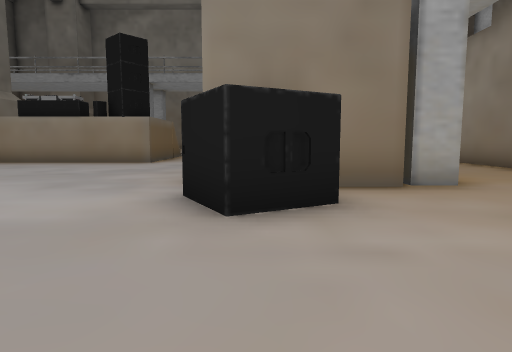
View 1 (above)

24 first-person views from a walk through a Unity game level. The camera is 0.68 m above the floor, tilts 6° down and sees 75° across. The floor is counted in squares, 1 m on a side. Each view is taken from the middle of a square. On the plan, view 1 faces up. The plan holds only what a view shows up to about 10 squares ahead; the rest is blank. The place goes on beyond the plan.

View 2
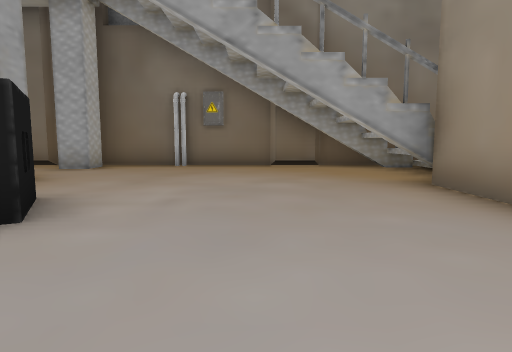

View 3
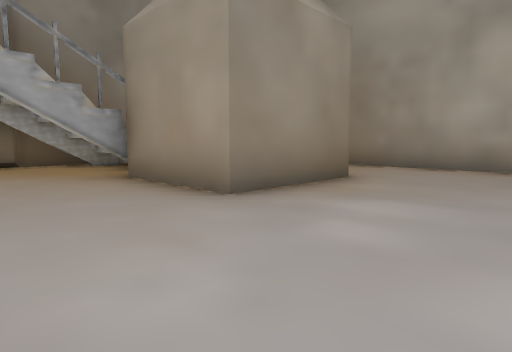

View 4
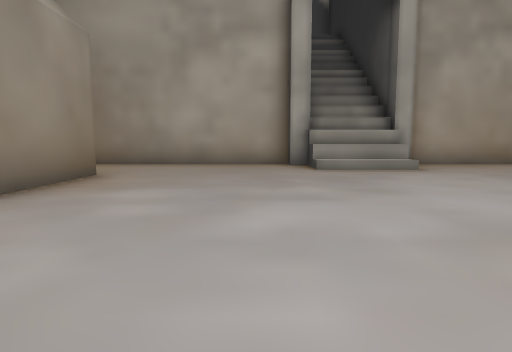

View 5
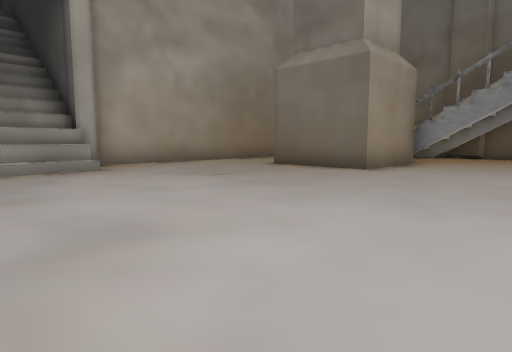

View 6
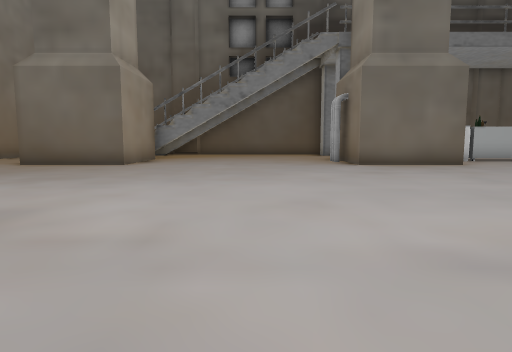

View 7
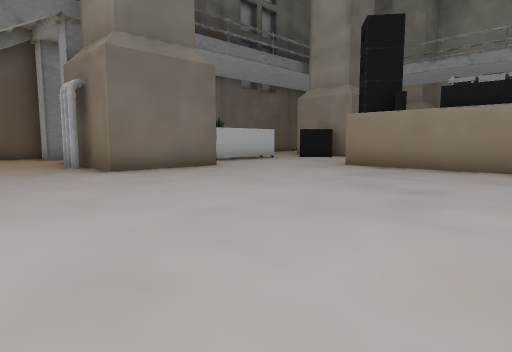

View 8
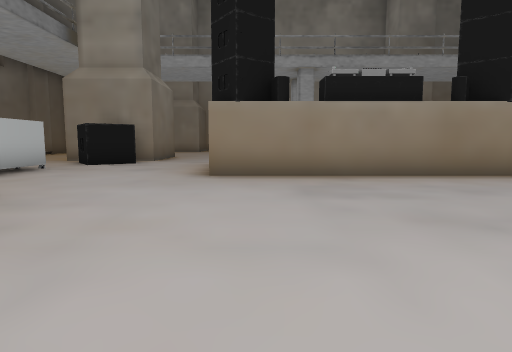

View 9
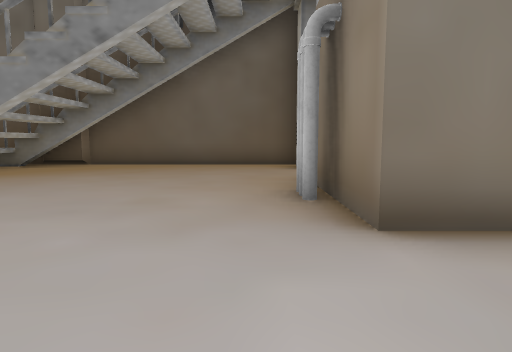

View 10
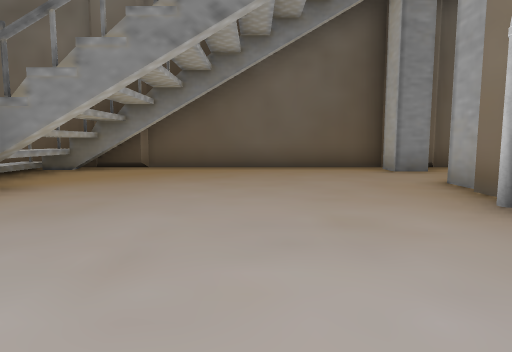

View 11
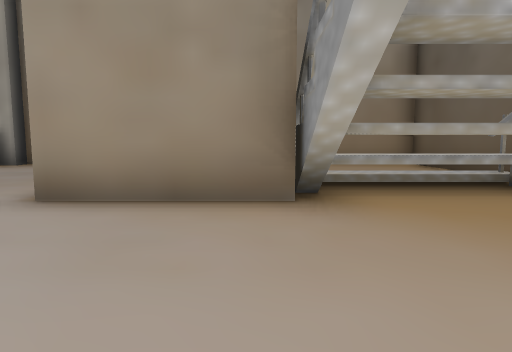

View 12
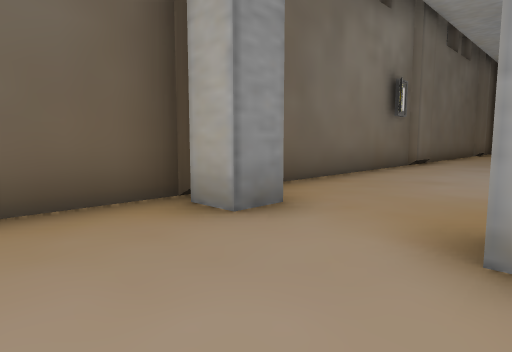

View 13
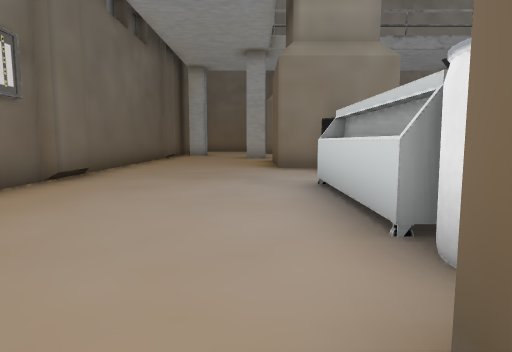

View 14
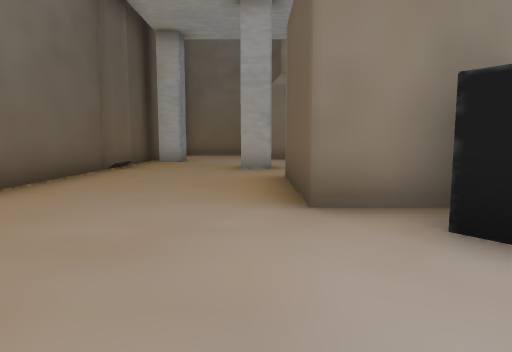

View 15
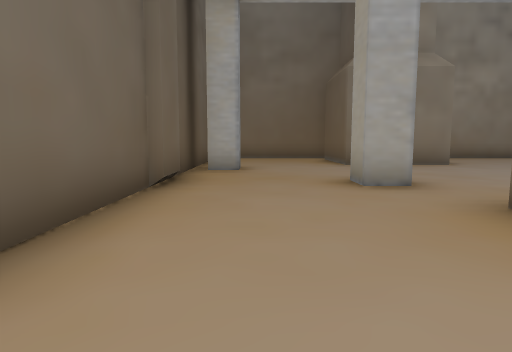

View 16
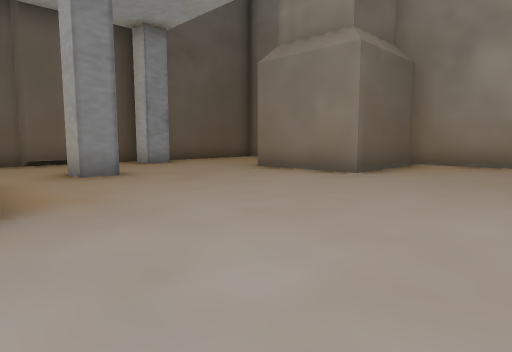

View 17
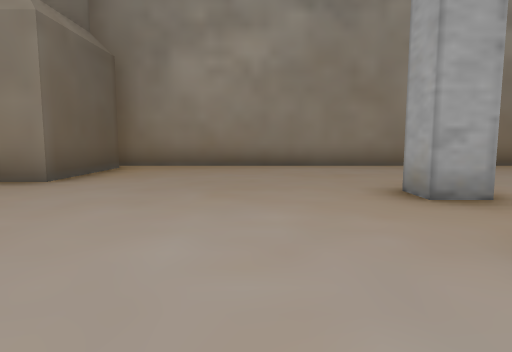

View 18
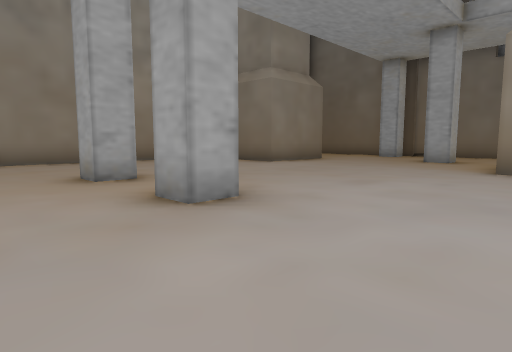

View 19
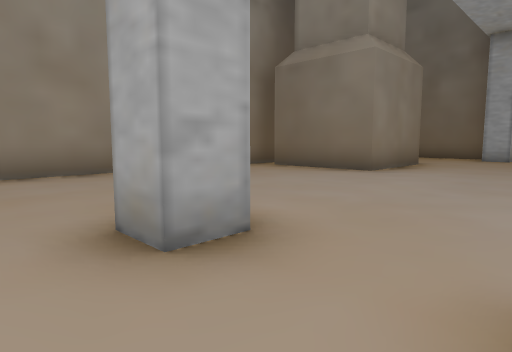

View 20
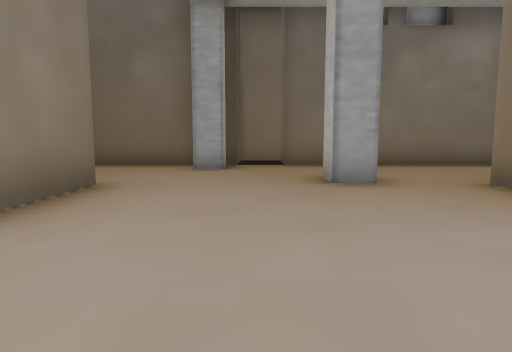

View 21
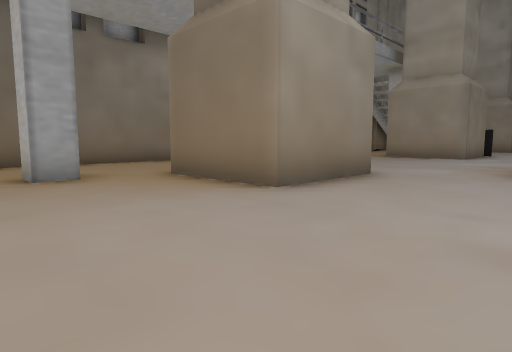

View 22
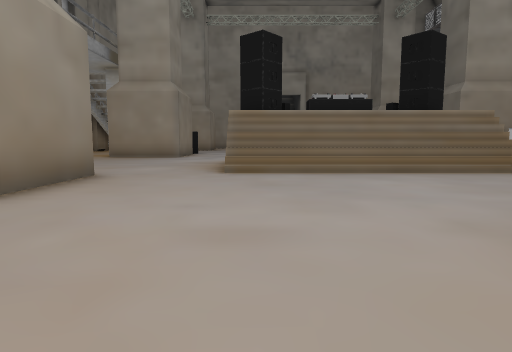

View 23
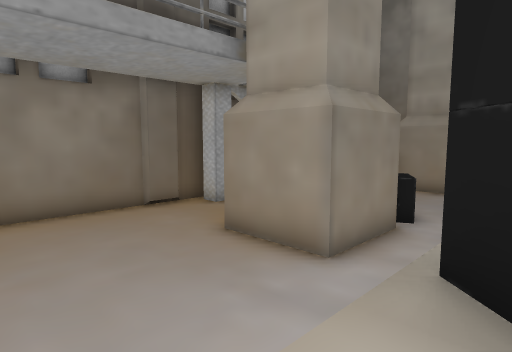

View 24
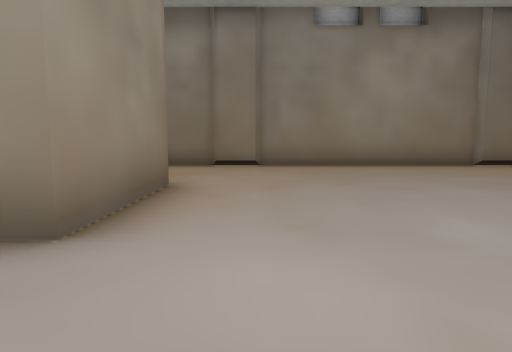

### Floor plan
Points are (right, up) in squares from view 1. A wall is a line through its corners. A room is listed if a view was taken in it or the views show most of it. See-through windows are left out.
Room 1 (views 1, 2, 3, 4, 5, 6, 7, 8, 9, 10, 11, 12, 13, 14, 15, 16, 17, 18, 19, 20, 21, 22, 23, 24)
walls: (-12.5, 8) (-12.5, 4.9) (-15.5, 4.9); (-0.8, 4.9) (-0.8, 7.9) (2.2, 7.9); (-14.8, 15.4) (-15.4, 15.4) (-15.4, 18.4); (-15.6, 5.1) (-16.4, 5.1); (2.2, 4.9) (1.1, 4.9); (2.2, 15.4) (-0.8, 15.4) (-0.8, 18.3) (2.2, 18.3); (3.1, 5.1) (2.4, 5.1); (-18.4, 5.9) (-18.4, 5.1) (-19.2, 5.1); (-6.2, 22.8) (-7, 22.8) (-7, 23.6); (-19.6, 12.6) (-19.6, 6.5); (-19.4, 13.8) (-19.4, 12.6); (6.3, 7.9) (6.3, 13.9); (-19.6, 5.2) (-19.6, -0.8); (-15.5, -0.6) (-15.5, -2.4); (6.2, 6.6) (6.2, 7.9); (6.2, 14) (6.2, 15.1); (5.9, 5.1) (5.1, 5.1) (5.1, 5.9); (6.3, 15.1) (6.3, 21.2); (-15.5, -1.8) (-12.5, -1.8) (-12.5, -4.8); (-17, -1.8) (-16, -1.8); (-18.9, -0.6) (-18.9, -3.1); (-19.6, 19.9) (-19.6, 14); (-0.8, -4.8) (-0.8, -1.8) (2.3, -1.8) (2.3, -0.6); (6.3, 0.5) (6.3, 6.6); (-5.4, -6.4) (-5.4, -7.3) (-4.9, -7.3); (-19.4, -0.9) (-19.4, -2); (-19.4, 21.1) (-19.4, 19.9); (-18.9, -1.8) (-17.9, -1.8); (4.9, -1.8) (5.6, -1.8); (-7.9, -7) (-5.4, -7); (6.2, -0.8) (6.2, 0.5); (2.2, 24.5) (-0.8, 24.5) (-0.8, 27.5); (6.2, 21.2) (6.2, 22.5); (-19.6, -2) (-19.6, -7.7) (-17.4, -7.7); (-18.4, 23.5) (-18.4, 22.8) (-19.1, 22.8); (-5, -7.7) (1, -7.7); (5.8, 22.8) (5.1, 22.8) (5.1, 23.6); (5.6, -3.1) (5.6, -0.6); (6.3, 22.5) (6.3, 26.6); (-11.5, -7.7) (-8.3, -7.7) (-8.3, -7.3) (-7.9, -7.3); (-4.9, 28.2) (-12.9, 28.2); (-12.5, 27.5) (-12.5, 24.5) (-15.4, 24.5) (-15.4, 25); (6.3, -3.5) (6.3, -0.8); (-0.9, 28.2) (-2.4, 28.2); (-19.6, 25) (-19.6, 21.5)
low walls: (-7.9, -5.9) (-5.5, -5.9); (-7.9, -6.4) (-5.4, -6.4); (4.4, -2.4) (5.6, -2.4); (-18.9, -2.4) (-16, -2.4)
ways out: gap at (6, -3)
objects: other object (-15, 9) to (-14, 12); other object (-14, 5); other object (-14, 14) to (-13, 15); other object (-9, 11); other object (-7, 11) to (-6, 11); other object (-5, 11); other object (-4, 11); other object (-4, 12); other object (-1, 3) to (1, 4); other object (6, 3)

Where each view was taken, in squares from view 1:
view 1: 0 up, 0 right, facing up
view 2: 1 up, 3 left, facing right
view 3: 1 up, 4 left, facing down-right
view 4: 2 up, 4 left, facing down
view 5: 2 up, 5 left, facing down-left
view 6: 2 up, 3 left, facing left
view 7: 2 up, 5 left, facing up-left
view 8: 4 up, 9 left, facing up
view 9: 4 up, 10 left, facing left
view 10: 2 up, 11 left, facing left
view 11: 2 up, 15 left, facing down
view 12: 3 up, 16 left, facing up-left
view 13: 7 up, 16 left, facing up
view 14: 12 up, 16 left, facing up
view 15: 15 up, 18 left, facing up
view 16: 18 up, 9 left, facing up-left
view 17: 19 up, 9 left, facing up
view 18: 17 up, 9 left, facing up-right
view 19: 21 up, 8 left, facing up-right
view 20: 22 up, 3 left, facing right
view 21: 22 up, 4 left, facing down-right
view 22: 22 up, 4 left, facing down
view 23: 13 up, 4 left, facing down-right
view 24: 14 up, 3 left, facing right
